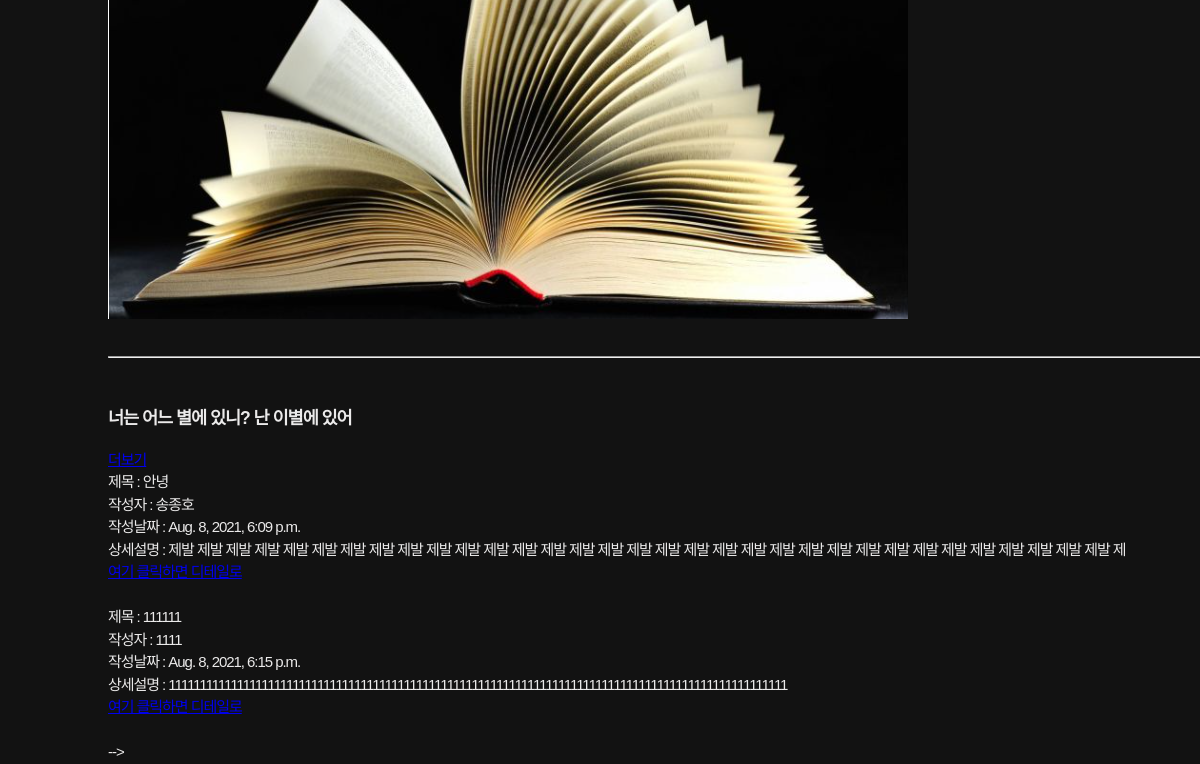
Before: / (lower part) with the older database file.
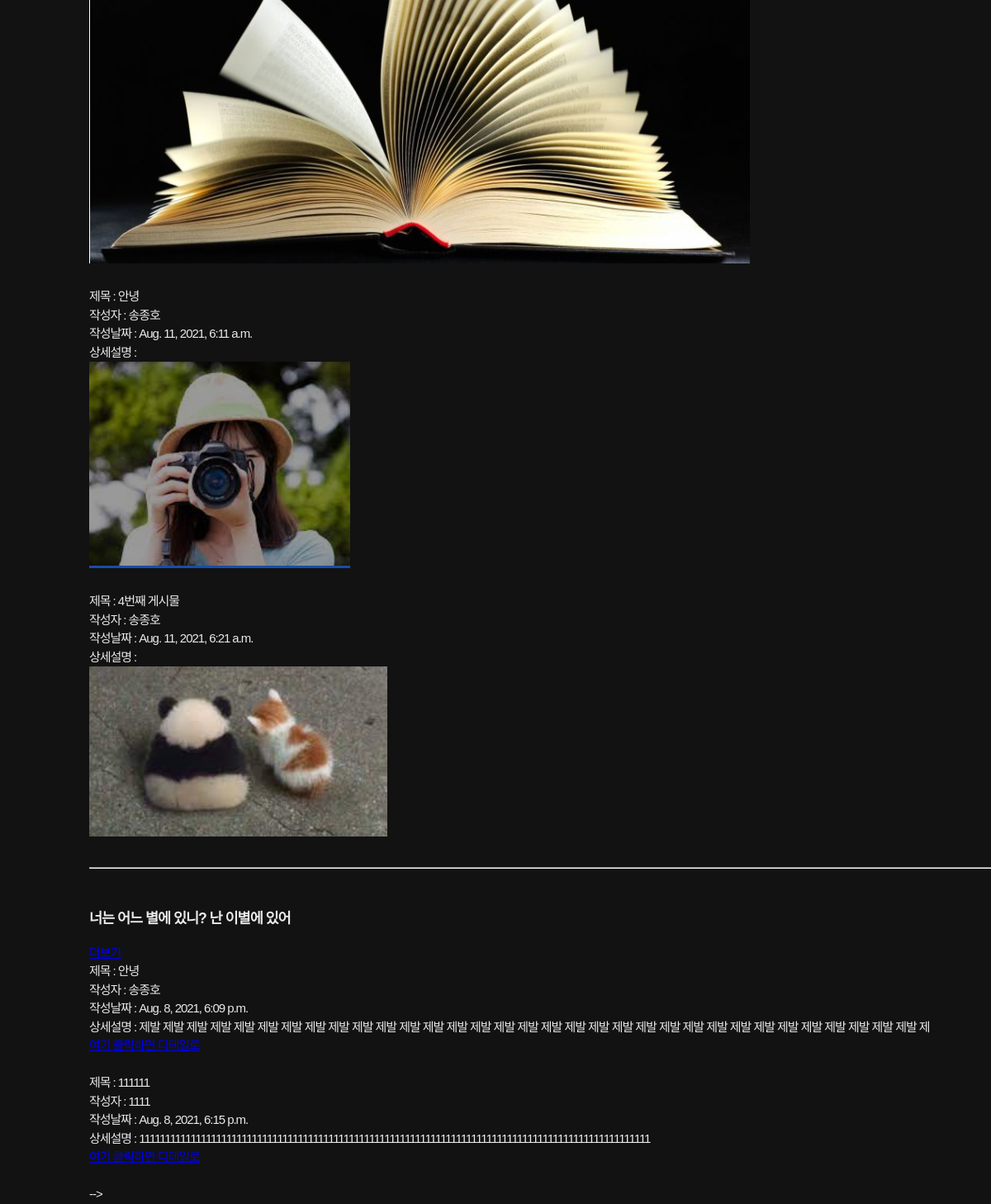
After: the same page with the newer database file.
### videoApp/models.py (models this page shows, shortened)
class Video(models.Model) :
    title = models.CharField(max_length=200)         # 영상 제목
    writer = models.CharField(max_length=100)        # 영상 작성자
    youtube = models.CharField(max_length=100)       # 유튜브 공유 속성 중 다른 값
    pub_date = models.DateTimeField()                # 게시물 올린 날짜
    body = models.TextField()   #게시물의 내용
    image = models.ImageField(upload_to = "videoApp/", blank=True, null=True)   # 유튜브 영상 이미지
    def summary(self):
        return self.body[:100]  # 100자만 볼 수 있도록 설정

### blogApp/models.py (models this page shows, shortened)
class Blog(models.Model) :
    title = models.CharField(max_length=200)         # 제목
    writer = models.CharField(max_length=100)        # 작성자
    pub_date = models.DateTimeField()                # 게시물 올린 날짜
    body = models.TextField()   #게시물의 내용
    def summary(self):
        return self.body[:100]  # 100자만 볼 수 있도록 설정

### videoApp/views.py (the view)
# urls.py: path('', home, name = "home"),                    # path('url 주소', views.py에 있는 함수명, name =  "namespace" html에서 접근가능한 이름 지정)
def home(request):
    videos = Video.objects.all()
    blogs = Blog.objects.all()                                     # models.py의 Video를 가져와서 videos에 넣음 + Blog
    return render(request,'home.html',{'videos' : videos, 'blogs' : blogs})           # home.html을 랜더링

### videoApp/templates/home.html (shortened to what this page needs)
{% extends 'base.html' %}
{% block content %}
    <link
      rel="stylesheet"
      href="https://cdn.jsdelivr.net/npm/reset-css@5.0.1/reset.min.css"
    />
    <link rel="stylesheet" href="./css/common.css" />
    <link rel="stylesheet" href="https://unpkg.com/swiper/swiper-bundle.css" />
    <link rel="stylesheet" href="./css/landingPage.css" />
</head>
<body>
    <section class="movie">
        <div class="inner__content">
    {%for video in videos%}
        제목 :  {{video.title}} <br>
        작성자 : {{video.writer}} <br>
        작성날짜 : {{video.pub_date}} <br>
        상세설명 : {{video.summary}} <br>
        <a href = "{%url 'detailVideo' video.id %}"><img src="{{video.image.url}}" alt=""></a> <br><br>
    {% endfor %}
    <div>
        <hr><br>
        <h3>너는 어느 별에 있니? 난 이별에 있어</h3>
    <div>
        <a href="{%url 'mainBlog'%}">더보기</a>
    </div>
    {%for blog in blogs%}
        제목 :  {{blog.title}} <br>
        작성자 : {{blog.writer}} <br>
        작성날짜 : {{blog.pub_date}} <br>
        상세설명 : {{blog.summary}} <br>
        <a href = "{%url 'detailBlog' blog.id %}">여기 클릭하면 디테일로</a> <br><br>
    {% endfor %}
    </div>
</body>
</html>
{% endblock %}

Changed rows visible on the page:
added Video: title "안녕", writer "송종호", pub_date "Aug. 11, 2021, 6:11 a.m.", image (picture)
added Video: title "4번째 게시물", writer "송종호", pub_date "Aug. 11, 2021, 6:21 a.m.", image (picture)
